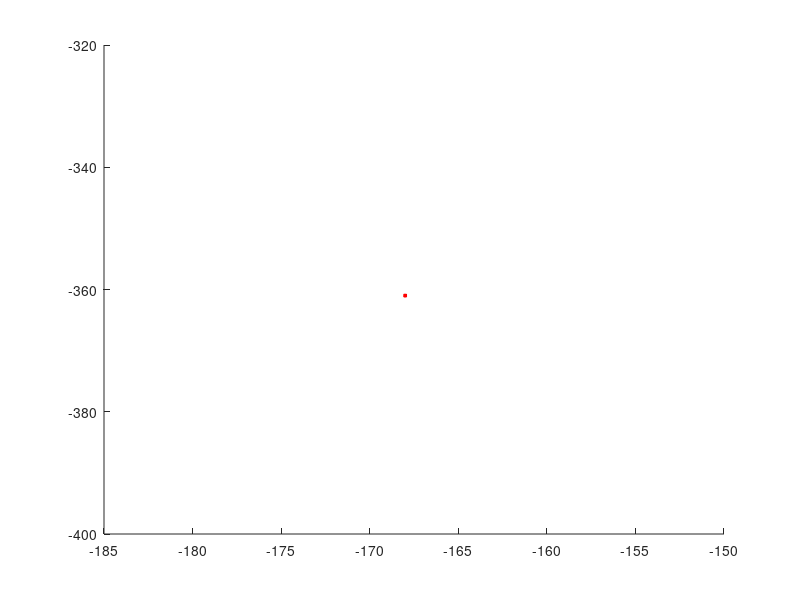

Write MATLAB code to recreate this figure. (Note: this script raises an error after producing the figure.)
%% Require whiteImage & startPos & goalPos
% Initiate start and goal positions.
startPos = [255, 18];
goalPos = [103, 101]; % or [255, 102]. Not sure.[102, 102]
startPosX = startPos(2);
startPosY = startPos(1);
goalPosX = goalPos(2);
goalPosY = goalPos(1);
% 
currentX = startPosX;
currentY = startPosY;
figure (1)
hold on
plot (currentX - 186, currentY - 616, 's', 'MarkerSize', 2, 'MarkerEdgeColor', 'r', 'MarkerFaceColor', 'r');
pause(0.001)
for i = startPosX : (goalPosX - 1)
    currentX = currentX + 1;
    % check if goal reached.
    if currentX == goalPosX && currentY == goalPosY
        plot (currentX - 186, currentY - 616, 's', 'MarkerSize', 2, 'MarkerEdgeColor', 'r', 'MarkerFaceColor', 'r');
        pause(0.001)
    end
    % calculate how many steps can go up.
    moveUpAllowance = 0;
    while whiteImage(currentY - moveUpAllowance - 1, currentX) == 0
        moveUpAllowance = moveUpAllowance + 1;
    end
    % calculate how many steps can go down.
    moveDownAllowance = 0;
    while whiteImage(currentY + moveDownAllowance + 1, currentX) == 0
        moveDownAllowance = moveDownAllowance + 1;
    end
    % can only move to the right.
    if moveUpAllowance == 0 && moveDownAllowance == 0
        plot (currentX - 186, currentY - 616, 's', 'MarkerSize', 2, 'MarkerEdgeColor', 'g', 'MarkerFaceColor', 'g');
        pause(0.001)
    % move down-right first. (regard to figure 2)
    elseif moveDownAllowance < moveUpAllowance
        currentY = currentY + moveDownAllowance;
        plot (currentX - 186, currentY - 616, 's', 'MarkerSize', 2, 'MarkerEdgeColor', 'g', 'MarkerFaceColor', 'g');
        pause(0.001)
        for j = 1 : (moveDownAllowance + moveUpAllowance)
            currentY = currentY - 1;
            plot (currentX - 186, currentY - 616, 's', 'MarkerSize', 2, 'MarkerEdgeColor', 'g', 'MarkerFaceColor', 'g');
            pause(0.001)
        end
    % move up-right first. (regard to figure 2)
    else
        currentY = currentY - moveUpAllowance;
        plot (currentX - 186, currentY - 616, 's', 'MarkerSize', 2, 'MarkerEdgeColor', 'g', 'MarkerFaceColor', 'g');
        pause(0.001)
        for j = 1 : (moveDownAllowance + moveUpAllowance)
            currentY = currentY + 1;
            plot (currentX - 186, currentY - 616, 's', 'MarkerSize', 2, 'MarkerEdgeColor', 'g', 'MarkerFaceColor', 'g');
            pause(0.001)
        end
    end
    % check if goal reached.
    if currentX == goalPosX && currentY == goalPosY
        plot (currentX - 186, currentY - 616, 's', 'MarkerSize', 2, 'MarkerEdgeColor', 'r', 'MarkerFaceColor', 'r');
        pause(0.001)
    end
end